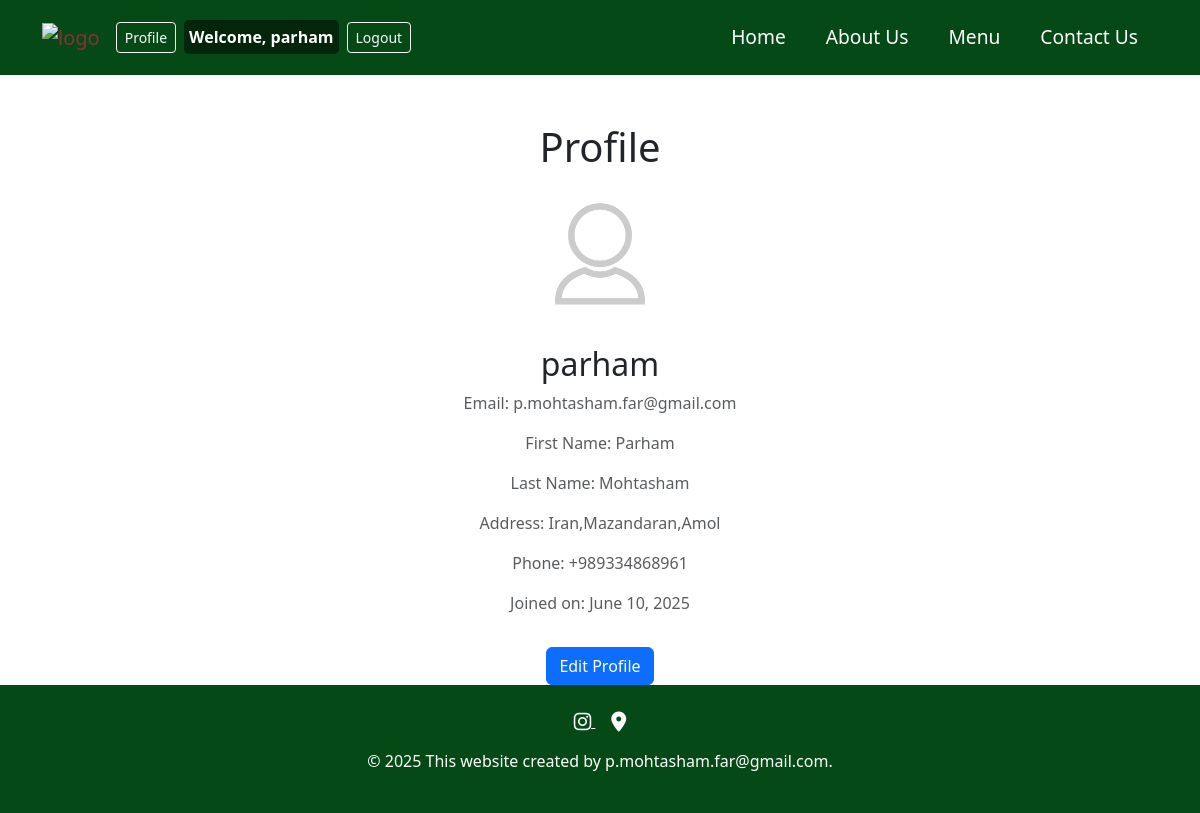
The app's page /accounts/profile/ (signed in) with its own data.
### accounts/models.py (models this page shows, shortened)
class CustomUser(AbstractUser):
    phone = models.CharField(max_length=255)
    address = models.CharField(max_length=255)
    joined = models.DateTimeField(auto_now_add=True)
    image = models.ImageField(upload_to='profile_images/',  default='profile.jpg')

### accounts/views.py (the view)
# urls.py: path('profile/', profile, name='profile'),
def profile(request):
    user = request.user
    return render(request, 'registration/profile.html', {'user': user})

### templates/registration/profile.html (shortened to what this page needs)
{% extends 'base.html' %}
{% block content %}
    <div class="container mt-5">
        <h1 class="text-center">Profile</h1>
        <div class="row justify-content-center">
            <div class="col-md-4 text-center">
                <img src="{{user.image.url}}" alt="logo" class="profile-image" style="height: 150px;">
                <h2 class="mt-3">{{ user.username }}</h2>
                <p class="text-muted">Email: {{ user.email }}</p>
                <p class="text-muted">First Name: {{ user.first_name }}</p>
                <p class="text-muted">Last Name: {{ user.last_name }}</p>
                <p class="text-muted">Address: {{ user.address }}</p>
                <p class="text-muted">Phone: {{ user.phone }}</p>
                <p class="text-muted">Joined on: {{ user.joined|date:"F j, Y" }}</p>
                <a href="{% url 'edit_profile' %}" class="btn btn-primary mt-3">Edit Profile</a>
            </div>
        </div>
    </div>
{% endblock %}

### templates/base.html (shortened to what this page needs)
{% load static %}
<!DOCTYPE html>
<html lang="en">
<head>
    <link href="https://cdn.jsdelivr.net/npm/bootstrap@5.3.2/dist/css/bootstrap.min.css" rel="stylesheet">
    <link rel="stylesheet" href="https://cdnjs.cloudflare.com/ajax/libs/font-awesome/6.0.0-beta3/css/all.min.css">
    <link rel="stylesheet" href="{% static 'css/styles.css' %}">
</head>
<body>
    <nav class="navbar navbar-expand-lg">
        <div class="container d-flex align-items-center justify-content-between">
          <div class="d-flex align-items-center">
              {% if not user.is_authenticated %}
                <a class="navbar-brand me-3" href="{% url 'home' %}">
                    <img src="{% static 'images/logo.png' %}" alt="logo" class="logo" style="height: 80px;">
                </a>
                <a href="{% url 'login' %}" class="btn btn-outline-light btn-sm me-2">Login</a>
                <a href="{% url 'signup' %}" class="btn btn-success btn-sm">Sign Up</a>
              {% else %}
                <a class="navbar-brand me-3" href="{% url 'home' %}">
                    <img src="" alt="logo" class="profile-image" style="height: 80px;">
                </a>
                  <a href="{% url 'profile'  %}" class="btn btn-outline-light btn-sm me-2">Profile</a>
                  <p class="text-white me-2 welcome-text">Welcome, {{ user.username }}</p>
                  <form method="POST" action="{% url 'logout' %}">
                      <button type="submit" class="btn btn-outline-light btn-sm">Logout</button>
                  </form>
              {% endif %}
          </div>
          <div class="collapse navbar-collapse" id="navbarNav">
              <ul class="navbar-nav ms-auto">
                  <li class="nav-item"><a class="nav-link" href="{% url 'home' %}">Home</a></li>
                  <li class="nav-item"><a class="nav-link" href="{% url 'about' %}">About Us</a></li>
                  <li class="nav-item"><a class="nav-link" href="{% url 'categories' %}">Menu</a></li>
                  <li class="nav-item"><a class="nav-link" href="{% url 'contact' %}">Contact Us</a></li>
              </ul>
          </div>
        </div>
    </nav>
    <div class="content">
        {% block content %}
        {% endblock content %}
    </div>
    <footer class="footer text-center text-white py-4">
        <div class="container">
            <div class="social-links mb-3">
                <a href="https://www.instagram.com/fragola.tr" target="_blank" class="text-white me-3">
                    <i class="fab fa-instagram fa-lg"></i>
                </a>
                <a href="https://maps.app.goo.gl/eCBG12rXEn5f89TR6?g_st=aw" target="_blank" class="text-white">
                    <i class="fas fa-map-marker-alt fa-lg"></i>
                </a>
            </div>
            <p>&copy; 2025 This website created by p.mohtasham.far@gmail.com.</p>
        </div>
    </footer>
</body>

### static/css/styles.css (style rules this page uses)
html, body { height: 100%; margin: 0; }
body { display: flex; flex-direction: column; }
.content { flex: 1; }
.welcome-text { font-size: 16px; font-weight: bold; margin: 0; padding: 5px; background-color: rgba(0, 0, 0, 0.5); border-radius: 5px; }
.footer { background-color: rgb(5, 74, 22); color: white; text-align: center; padding: 10px; }
.nav-link { color: white; }
.navbar { background-color: rgb(5, 74, 22); }
.navbar-brand { color: rgb(138, 49, 49); }
.navbar-nav .nav-item .nav-link { font-size: 1.2em; padding: 15px 20px; }

### records on screen
CustomUser: username "parham", image (placeholder picture), email "p.mohtasham.far@gmail.com", first_name "Parham", last_name "Mohtasham", address "Iran,Mazandaran,Amol", phone "+989334868961", joined "June 10, 2025"
